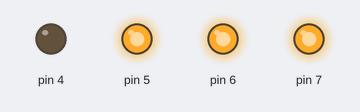
Simulated run of this sketch. Board: Arduino Uno, built with avr-gcc and run on an emulated ATmega328P. On the bench: output pins drawn as LEDs (lit = HIGH). At 0.6 s the program stops and its outputs stay as they are.

Above: at 0.02 s.
At 0.17 s:
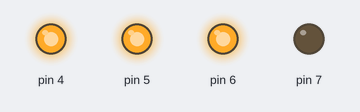
At 0.27 s:
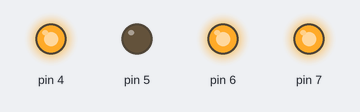
At 0.52 s:
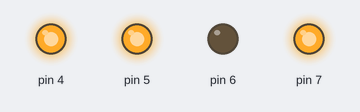
Timing chart, 0 to 2.1 s (numbered marks = the images above):
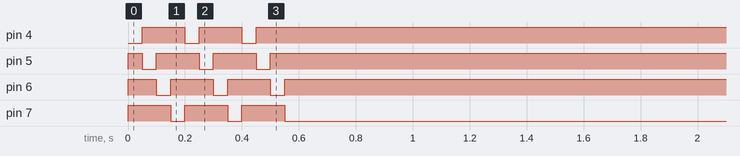

The sketch:

Exp_8_Obs_1.ino
```cpp
#include<avr/io.h>
#include<util/delay.h>
int main(void)
{
  int period = 50;
  DDRD = 0xF0;
  int count = 0;
  int angle = 90;
  int pulses = 0;
  while (true)
  {
    pulses = angle / 7.5;
    while (count < pulses)
    {
      PORTD = 0b11100000;
      _delay_ms(period);
      count++;

      PORTD = 0b11010000;
      _delay_ms(period);
      count++;

      PORTD = 0b10110000;
      _delay_ms(period);
      count++;

      PORTD = 0b01110000;
      _delay_ms(period);
      count++;
    }
  }
}
```

Measured:
- by itself, pin 4: alternates HIGH for 0.15 s and LOW for 0.05 s, 5 changes in all, then stays HIGH
- by itself, pin 5: repeats every 0.20 s: LOW 0.05 s, HIGH 0.15 s, until it stays HIGH from 0.5 s
- by itself, pin 6: alternates HIGH for 0.15 s and LOW for 0.05 s, 7 changes in all, then stays HIGH
- by itself, pin 7: alternates HIGH for 0.15 s and LOW for 0.05 s, 6 changes in all, then stays LOW
